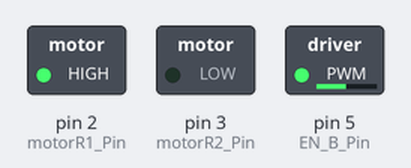
A sketch run on a simulated Arduino Uno, built with avr-gcc and run on an emulated ATmega328P. Parts: switched loads named in the sketch (green lamp = pin HIGH).

Above: at 0.1 s.
Timing chart, 0 to 1.6 s (numbered marks = the images above):
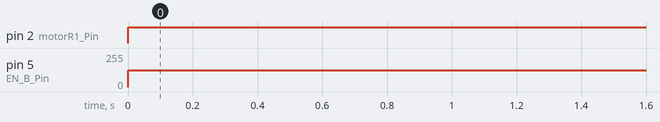

Measured:
- by itself, pin 2 (motorR1_Pin): LOW → HIGH at 0.00 s
- by itself, pin 5 (EN_B_Pin): 0/255 → 125/255 at 0.00 s

The sketch:

Lab6.3_DC_motor.ino
```cpp
/*6.3*/
//https://app.cirkitdesigner.com/project/e3c721c8-6a20-4c8d-af0d-b39dd1c06a54


#define motorR1_Pin 2 // in4 to d2
#define motorR2_Pin 3 // in4 to d3
#define EN_B_Pin    5 // ENB D5 <== PWM

void setup() {
  Serial.begin(9600);
  pinMode(motorR1_Pin,OUTPUT);
  pinMode(motorR2_Pin,OUTPUT);
  pinMode(EN_B_Pin,OUTPUT);

  digitalWrite(motorR1_Pin,0); // logic0
  digitalWrite(motorR2_Pin,0); // logic0

}

void loop() {
 // motor R , turn off ,
 /*  IN3      IN4      ENB
      1        0        0  */
  analogWrite(EN_B_Pin,125); //0-255
  digitalWrite(motorR1_Pin,1); // IN4 to 1
  digitalWrite(motorR2_Pin,0); // In3 to 0
  delay(5000);
}
```

Lab6.1_DC_Mortor.ino
```cpp
/*6.1*/
//https://app.cirkitdesigner.com/project/4fc8b024-e691-4b49-a528-bba24053e600
```
